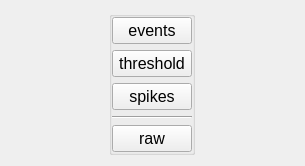
<?xml version="1.0" encoding="UTF-8"?>
<ui version="4.0">
 <class>TimelineView</class>
 <widget class="QWidget" name="TimelineView">
  <property name="geometry">
   <rect>
    <x>0</x>
    <y>0</y>
    <width>305</width>
    <height>112</height>
   </rect>
  </property>
  <property name="font">
   <font>
    <pointsize>12</pointsize>
   </font>
  </property>
  <property name="windowTitle">
   <string>Form</string>
  </property>
  <layout class="QHBoxLayout" name="horizontalLayout">
   <item>
    <layout class="QVBoxLayout" name="plotLayout"/>
   </item>
   <item>
    <widget class="QGroupBox" name="groupBox">
     <property name="sizePolicy">
      <sizepolicy hsizetype="Fixed" vsizetype="Preferred">
       <horstretch>0</horstretch>
       <verstretch>0</verstretch>
      </sizepolicy>
     </property>
     <property name="title">
      <string/>
     </property>
     <layout class="QVBoxLayout" name="verticalLayout_2">
      <property name="leftMargin">
       <number>0</number>
      </property>
      <property name="topMargin">
       <number>0</number>
      </property>
      <property name="rightMargin">
       <number>0</number>
      </property>
      <property name="bottomMargin">
       <number>0</number>
      </property>
      <item>
       <widget class="QPushButton" name="events_pushButton">
        <property name="text">
         <string>events</string>
        </property>
        <property name="checkable">
         <bool>true</bool>
        </property>
       </widget>
      </item>
      <item>
       <widget class="QPushButton" name="thr_pushButton">
        <property name="text">
         <string>threshold</string>
        </property>
        <property name="checkable">
         <bool>true</bool>
        </property>
       </widget>
      </item>
      <item>
       <widget class="QPushButton" name="spikes_pushButton">
        <property name="text">
         <string>spikes</string>
        </property>
        <property name="checkable">
         <bool>true</bool>
        </property>
       </widget>
      </item>
      <item>
       <widget class="Line" name="line">
        <property name="orientation">
         <enum>Qt::Horizontal</enum>
        </property>
       </widget>
      </item>
      <item>
       <widget class="QPushButton" name="raw_pushButton">
        <property name="text">
         <string>raw</string>
        </property>
        <property name="checkable">
         <bool>true</bool>
        </property>
        <property name="autoDefault">
         <bool>false</bool>
        </property>
        <property name="default">
         <bool>false</bool>
        </property>
       </widget>
      </item>
     </layout>
    </widget>
   </item>
  </layout>
 </widget>
 <resources/>
 <connections/>
</ui>
